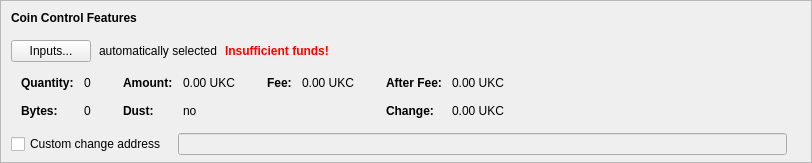
      <widget class="QFrame" name="frameCoinControl">
       <property name="sizePolicy">
        <sizepolicy hsizetype="Expanding" vsizetype="Fixed">
         <horstretch>0</horstretch>
         <verstretch>0</verstretch>
        </sizepolicy>
       </property>
       <property name="maximumSize">
        <size>
         <width>16777215</width>
         <height>16777215</height>
        </size>
       </property>
       <property name="frameShape">
        <enum>QFrame::StyledPanel</enum>
       </property>
       <property name="frameShadow">
        <enum>QFrame::Sunken</enum>
       </property>
       <layout class="QVBoxLayout" name="verticalLayoutCoinControl2">
        <property name="spacing">
         <number>0</number>
        </property>
        <property name="leftMargin">
         <number>0</number>
        </property>
        <property name="topMargin">
         <number>0</number>
        </property>
        <property name="rightMargin">
         <number>0</number>
        </property>
        <property name="bottomMargin">
         <number>6</number>
        </property>
        <item>
         <layout class="QVBoxLayout" name="verticalLayoutCoinControl" stretch="0,0,0,0,0">
          <property name="spacing">
           <number>0</number>
          </property>
          <property name="leftMargin">
           <number>10</number>
          </property>
          <property name="topMargin">
           <number>10</number>
          </property>
          <item>
           <layout class="QHBoxLayout" name="horizontalLayoutCoinControl1">
            <property name="bottomMargin">
             <number>15</number>
            </property>
            <item>
             <widget class="QLabel" name="labelCoinControlFeatures">
              <property name="sizePolicy">
               <sizepolicy hsizetype="Preferred" vsizetype="Maximum">
                <horstretch>0</horstretch>
                <verstretch>0</verstretch>
               </sizepolicy>
              </property>
              <property name="font">
               <font>
                <weight>75</weight>
                <bold>true</bold>
               </font>
              </property>
              <property name="styleSheet">
               <string notr="true">font-weight:bold;</string>
              </property>
              <property name="text">
               <string>Coin Control Features</string>
              </property>
             </widget>
            </item>
           </layout>
          </item>
          <item>
           <layout class="QHBoxLayout" name="horizontalLayoutCoinControl2" stretch="0,0,0,0">
            <property name="spacing">
             <number>8</number>
            </property>
            <property name="bottomMargin">
             <number>10</number>
            </property>
            <item>
             <widget class="QPushButton" name="pushButtonCoinControl">
              <property name="styleSheet">
               <string notr="true"/>
              </property>
              <property name="text">
               <string>Inputs...</string>
              </property>
              <property name="autoDefault">
               <bool>false</bool>
              </property>
             </widget>
            </item>
            <item>
             <widget class="QLabel" name="labelCoinControlAutomaticallySelected">
              <property name="text">
               <string>automatically selected</string>
              </property>
              <property name="margin">
               <number>5</number>
              </property>
             </widget>
            </item>
            <item>
             <widget class="QLabel" name="labelCoinControlInsuffFunds">
              <property name="font">
               <font>
                <weight>75</weight>
                <bold>true</bold>
               </font>
              </property>
              <property name="styleSheet">
               <string notr="true">color:red;font-weight:bold;</string>
              </property>
              <property name="text">
               <string>Insufficient funds!</string>
              </property>
              <property name="margin">
               <number>5</number>
              </property>
             </widget>
            </item>
            <item>
             <spacer name="horizontalSpacerCoinControl">
              <property name="orientation">
               <enum>Qt::Horizontal</enum>
              </property>
              <property name="sizeHint" stdset="0">
               <size>
                <width>40</width>
                <height>1</height>
               </size>
              </property>
             </spacer>
            </item>
           </layout>
          </item>
          <item>
           <widget class="QWidget" name="widgetCoinControl" native="true">
            <property name="sizePolicy">
             <sizepolicy hsizetype="Preferred" vsizetype="Preferred">
              <horstretch>0</horstretch>
              <verstretch>0</verstretch>
             </sizepolicy>
            </property>
            <property name="minimumSize">
             <size>
              <width>0</width>
              <height>0</height>
             </size>
            </property>
            <property name="styleSheet">
             <string notr="true"/>
            </property>
            <layout class="QHBoxLayout" name="horizontalLayoutCoinControl5">
             <property name="leftMargin">
              <number>0</number>
             </property>
             <property name="topMargin">
              <number>0</number>
             </property>
             <property name="rightMargin">
              <number>0</number>
             </property>
             <property name="bottomMargin">
              <number>0</number>
             </property>
             <item>
              <layout class="QHBoxLayout" name="horizontalLayoutCoinControl3" stretch="0,0,0,1">
               <property name="spacing">
                <number>20</number>
               </property>
               <property name="topMargin">
                <number>0</number>
               </property>
               <property name="bottomMargin">
                <number>10</number>
               </property>
               <item>
                <layout class="QFormLayout" name="formLayoutCoinControl1">
                 <property name="horizontalSpacing">
                  <number>10</number>
                 </property>
                 <property name="verticalSpacing">
                  <number>14</number>
                 </property>
                 <property name="leftMargin">
                  <number>10</number>
                 </property>
                 <property name="topMargin">
                  <number>4</number>
                 </property>
                 <property name="rightMargin">
                  <number>6</number>
                 </property>
                 <item row="0" column="0">
                  <widget class="QLabel" name="labelCoinControlQuantityText">
                   <property name="font">
                    <font>
                     <weight>75</weight>
                     <bold>true</bold>
                    </font>
                   </property>
                   <property name="text">
                    <string>Quantity:</string>
                   </property>
                   <property name="margin">
                    <number>0</number>
                   </property>
                  </widget>
                 </item>
                 <item row="0" column="1">
                  <widget class="QLabel" name="labelCoinControlQuantity">
                   <property name="cursor">
                    <cursorShape>IBeamCursor</cursorShape>
                   </property>
                   <property name="contextMenuPolicy">
                    <enum>Qt::ActionsContextMenu</enum>
                   </property>
                   <property name="text">
                    <string notr="true">0</string>
                   </property>
                   <property name="margin">
                    <number>0</number>
                   </property>
                   <property name="textInteractionFlags">
                    <set>Qt::LinksAccessibleByMouse|Qt::TextSelectableByKeyboard|Qt::TextSelectableByMouse</set>
                   </property>
                  </widget>
                 </item>
                 <item row="1" column="0">
                  <widget class="QLabel" name="labelCoinControlBytesText">
                   <property name="font">
                    <font>
                     <weight>75</weight>
                     <bold>true</bold>
                    </font>
                   </property>
                   <property name="text">
                    <string>Bytes:</string>
                   </property>
                  </widget>
                 </item>
                 <item row="1" column="1">
                  <widget class="QLabel" name="labelCoinControlBytes">
                   <property name="cursor">
                    <cursorShape>IBeamCursor</cursorShape>
                   </property>
                   <property name="contextMenuPolicy">
                    <enum>Qt::ActionsContextMenu</enum>
                   </property>
                   <property name="text">
                    <string notr="true">0</string>
                   </property>
                   <property name="textInteractionFlags">
                    <set>Qt::LinksAccessibleByMouse|Qt::TextSelectableByKeyboard|Qt::TextSelectableByMouse</set>
                   </property>
                  </widget>
                 </item>
                </layout>
               </item>
               <item>
                <layout class="QFormLayout" name="formLayoutCoinControl2">
                 <property name="horizontalSpacing">
                  <number>10</number>
                 </property>
                 <property name="verticalSpacing">
                  <number>14</number>
                 </property>
                 <property name="leftMargin">
                  <number>6</number>
                 </property>
                 <property name="topMargin">
                  <number>4</number>
                 </property>
                 <property name="rightMargin">
                  <number>6</number>
                 </property>
                 <item row="0" column="0">
                  <widget class="QLabel" name="labelCoinControlAmountText">
                   <property name="font">
                    <font>
                     <weight>75</weight>
                     <bold>true</bold>
                    </font>
                   </property>
                   <property name="text">
                    <string>Amount:</string>
                   </property>
                   <property name="margin">
                    <number>0</number>
                   </property>
                  </widget>
                 </item>
                 <item row="0" column="1">
                  <widget class="QLabel" name="labelCoinControlAmount">
                   <property name="cursor">
                    <cursorShape>IBeamCursor</cursorShape>
                   </property>
                   <property name="contextMenuPolicy">
                    <enum>Qt::ActionsContextMenu</enum>
                   </property>
                   <property name="text">
                    <string notr="true">0.00 UKC</string>
                   </property>
                   <property name="textInteractionFlags">
                    <set>Qt::LinksAccessibleByMouse|Qt::TextSelectableByKeyboard|Qt::TextSelectableByMouse</set>
                   </property>
                  </widget>
                 </item>
                 <item row="1" column="0">
                  <widget class="QLabel" name="labelCoinControlLowOutputText">
                   <property name="font">
                    <font>
                     <weight>75</weight>
                     <bold>true</bold>
                    </font>
                   </property>
                   <property name="text">
                    <string>Dust:</string>
                   </property>
                  </widget>
                 </item>
                 <item row="1" column="1">
                  <widget class="QLabel" name="labelCoinControlLowOutput">
                   <property name="cursor">
                    <cursorShape>IBeamCursor</cursorShape>
                   </property>
                   <property name="contextMenuPolicy">
                    <enum>Qt::ActionsContextMenu</enum>
                   </property>
                   <property name="text">
                    <string notr="true">no</string>
                   </property>
                   <property name="textInteractionFlags">
                    <set>Qt::LinksAccessibleByMouse|Qt::TextSelectableByKeyboard|Qt::TextSelectableByMouse</set>
                   </property>
                  </widget>
                 </item>
                </layout>
               </item>
               <item>
                <layout class="QFormLayout" name="formLayoutCoinControl3">
                 <property name="horizontalSpacing">
                  <number>10</number>
                 </property>
                 <property name="verticalSpacing">
                  <number>14</number>
                 </property>
                 <property name="leftMargin">
                  <number>6</number>
                 </property>
                 <property name="topMargin">
                  <number>4</number>
                 </property>
                 <property name="rightMargin">
                  <number>6</number>
                 </property>
                 <item row="0" column="0">
                  <widget class="QLabel" name="labelCoinControlFeeText">
                   <property name="font">
                    <font>
                     <weight>75</weight>
                     <bold>true</bold>
                    </font>
                   </property>
                   <property name="text">
                    <string>Fee:</string>
                   </property>
                   <property name="margin">
                    <number>0</number>
                   </property>
                  </widget>
                 </item>
                 <item row="0" column="1">
                  <widget class="QLabel" name="labelCoinControlFee">
                   <property name="cursor">
                    <cursorShape>IBeamCursor</cursorShape>
                   </property>
                   <property name="contextMenuPolicy">
                    <enum>Qt::ActionsContextMenu</enum>
                   </property>
                   <property name="text">
                    <string notr="true">0.00 UKC</string>
                   </property>
                   <property name="textInteractionFlags">
                    <set>Qt::LinksAccessibleByMouse|Qt::TextSelectableByKeyboard|Qt::TextSelectableByMouse</set>
                   </property>
                  </widget>
                 </item>
                </layout>
               </item>
               <item>
                <layout class="QFormLayout" name="formLayoutCoinControl4">
                 <property name="horizontalSpacing">
                  <number>10</number>
                 </property>
                 <property name="verticalSpacing">
                  <number>14</number>
                 </property>
                 <property name="leftMargin">
                  <number>6</number>
                 </property>
                 <property name="topMargin">
                  <number>4</number>
                 </property>
                 <property name="rightMargin">
                  <number>6</number>
                 </property>
                 <item row="0" column="0">
                  <widget class="QLabel" name="labelCoinControlAfterFeeText">
                   <property name="font">
                    <font>
                     <weight>75</weight>
                     <bold>true</bold>
                    </font>
                   </property>
                   <property name="text">
                    <string>After Fee:</string>
                   </property>
                   <property name="margin">
                    <number>0</number>
                   </property>
                  </widget>
                 </item>
                 <item row="0" column="1">
                  <widget class="QLabel" name="labelCoinControlAfterFee">
                   <property name="cursor">
                    <cursorShape>IBeamCursor</cursorShape>
                   </property>
                   <property name="contextMenuPolicy">
                    <enum>Qt::ActionsContextMenu</enum>
                   </property>
                   <property name="text">
                    <string notr="true">0.00 UKC</string>
                   </property>
                   <property name="textInteractionFlags">
                    <set>Qt::LinksAccessibleByMouse|Qt::TextSelectableByKeyboard|Qt::TextSelectableByMouse</set>
                   </property>
                  </widget>
                 </item>
                 <item row="1" column="0">
                  <widget class="QLabel" name="labelCoinControlChangeText">
                   <property name="font">
                    <font>
                     <weight>75</weight>
                     <bold>true</bold>
                    </font>
                   </property>
                   <property name="text">
                    <string>Change:</string>
                   </property>
                  </widget>
                 </item>
                 <item row="1" column="1">
                  <widget class="QLabel" name="labelCoinControlChange">
                   <property name="cursor">
                    <cursorShape>IBeamCursor</cursorShape>
                   </property>
                   <property name="contextMenuPolicy">
                    <enum>Qt::ActionsContextMenu</enum>
                   </property>
                   <property name="text">
                    <string notr="true">0.00 UKC</string>
                   </property>
                   <property name="textInteractionFlags">
                    <set>Qt::LinksAccessibleByMouse|Qt::TextSelectableByKeyboard|Qt::TextSelectableByMouse</set>
                   </property>
                  </widget>
                 </item>
                </layout>
               </item>
              </layout>
             </item>
            </layout>
           </widget>
          </item>
          <item>
           <layout class="QHBoxLayout" name="horizontalLayoutCoinControl4" stretch="0,0,0">
            <property name="spacing">
             <number>12</number>
            </property>
            <property name="sizeConstraint">
             <enum>QLayout::SetDefaultConstraint</enum>
            </property>
            <property name="topMargin">
             <number>5</number>
            </property>
            <property name="rightMargin">
             <number>5</number>
            </property>
            <item>
             <widget class="QCheckBox" name="checkBoxCoinControlChange">
              <property name="toolTip">
               <string>If this is activated, but the change address is empty or invalid, change will be sent to a newly generated address.</string>
              </property>
              <property name="text">
               <string>Custom change address</string>
              </property>
             </widget>
            </item>
            <item>
             <widget class="QValidatedLineEdit" name="lineEditCoinControlChange">
              <property name="enabled">
               <bool>false</bool>
              </property>
              <property name="sizePolicy">
               <sizepolicy hsizetype="Expanding" vsizetype="Fixed">
                <horstretch>0</horstretch>
                <verstretch>0</verstretch>
               </sizepolicy>
              </property>
             </widget>
            </item>
            <item>
             <widget class="QLabel" name="labelCoinControlChangeLabel">
              <property name="sizePolicy">
               <sizepolicy hsizetype="Preferred" vsizetype="Expanding">
                <horstretch>0</horstretch>
                <verstretch>0</verstretch>
               </sizepolicy>
              </property>
              <property name="minimumSize">
               <size>
                <width>0</width>
                <height>0</height>
               </size>
              </property>
              <property name="text">
               <string/>
              </property>
              <property name="margin">
               <number>3</number>
              </property>
             </widget>
            </item>
           </layout>
          </item>
          <item>
           <spacer name="verticalSpacerCoinControl">
            <property name="orientation">
             <enum>Qt::Vertical</enum>
            </property>
            <property name="sizeHint" stdset="0">
             <size>
              <width>800</width>
              <height>1</height>
             </size>
            </property>
           </spacer>
          </item>
         </layout>
        </item>
       </layout>
      </widget>
